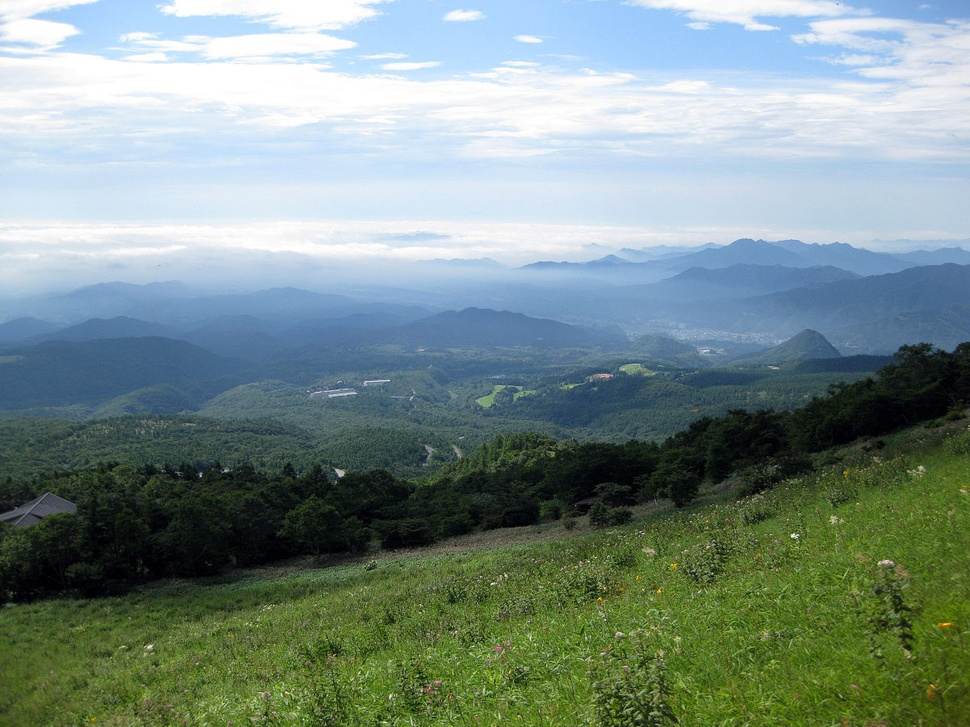
#> input picture pictures/wiki.jpg, 970 x 727 px, shrunk from 1200 x 900 before the run, found by its file name
$ python '1. Theory.py'
#> lines starting #> are read from the running program, lines starting #| are printed output that depends on the picture
import numpy as np
import cv2 as cv
from matplotlib import pyplot as plt
img = cv.imread('pictures/wiki.jpg', 0)
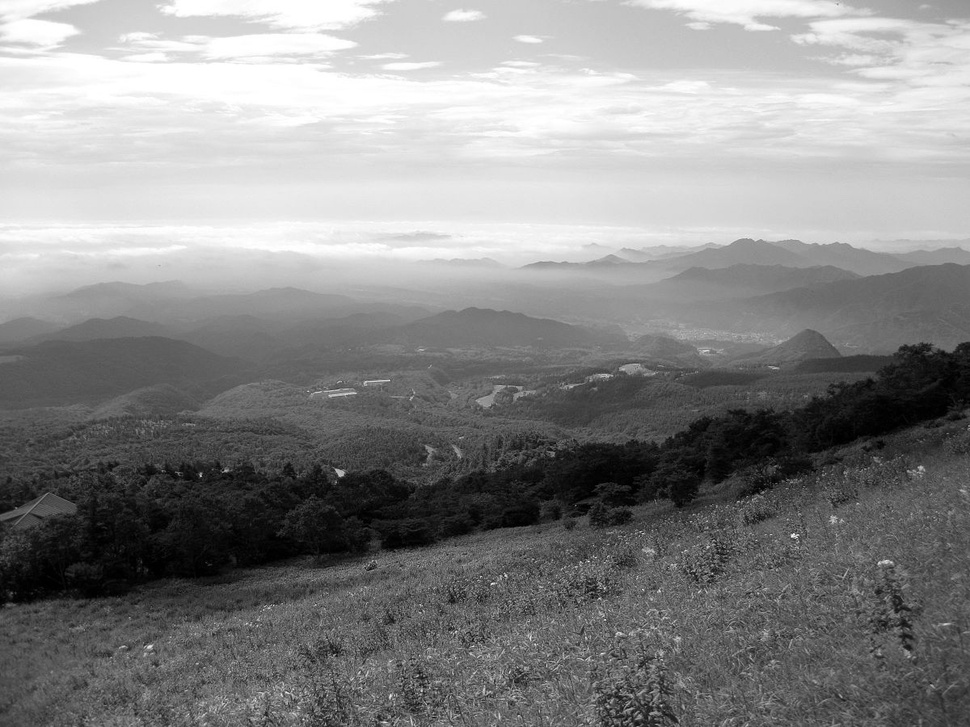
#> img: shape (727, 970); min 0, max 255, mean 136.1

# numpy function ile histogram alma
hist, bin = np.histogram(img.flatten(), 256, [0, 256])
#> hist = 256 values, max 12366 at index 255, min 424 at index 176, mean 2754.6; bin = 257 values from 0 to 256

cdf = hist.cumsum()
#> cdf = 256 values from 984 to 705190
cdf_normalized = cdf * float(hist.max()) / cdf.max()
#> cdf_normalized = 256 values from 17.26 to 12366
plt.plot(cdf_normalized, color = 'b')

plt.hist(img.flatten(),256,[0,256], color = 'r')    # histogram cizme plt ile
plt.xlim([0,256])
plt.legend(('cdf','histogram'), loc = 'upper left') # gösterge
plt.show()
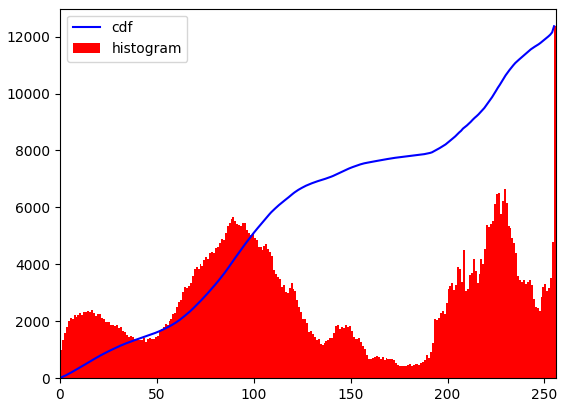
#> figure drawn by matplotlib, 1 panel; tallest bar 12366 high, from x = 255 to 256; curve peaks at x = 255, y = 12366


cdf_m = np.ma.masked_equal(cdf,0)
cdf_m = (cdf_m - cdf_m.min())*255/(cdf_m.max()-cdf_m.min())
cdf = np.ma.filled(cdf_m,0).astype('uint8')
#> cdf = 256 values from 0 to 255

# yüz tanımada, yüz verilerini eğitmeden önce, yüzlerin görüntüleri, hepsini aynı aydınlatma koşullarında yapmak için histograma eşitlenir.

$ run again, with pictures/23Nisan.jpg copied over pictures/wiki.jpg
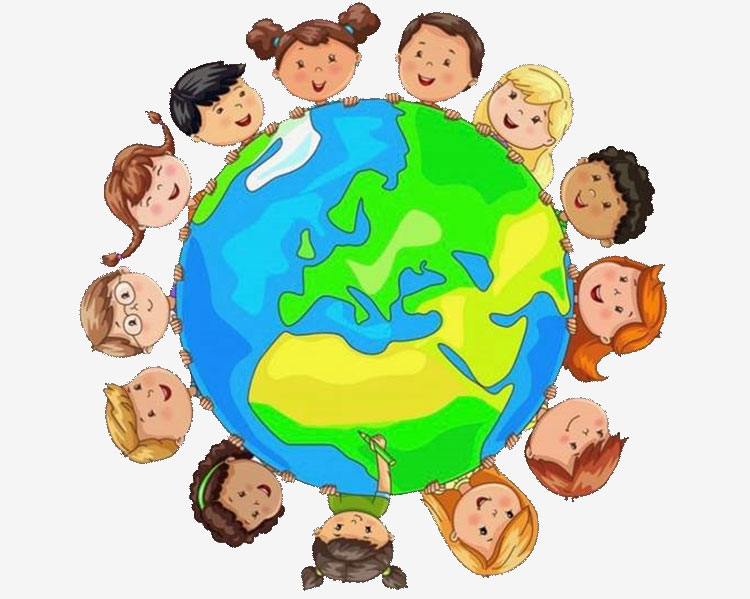
#> input picture pictures/23Nisan.jpg, 750 x 599 px, found by its file name
#> `img = cv.imread('pictures/wiki.jpg', 0)`:
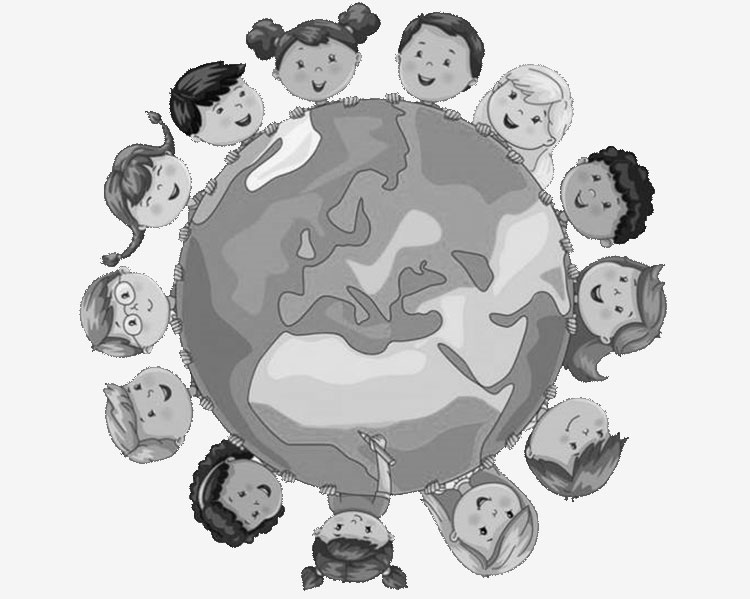
#> img: shape (599, 750); min 0, max 255, mean 199.1
#> hist = 256 values, max 208952 at index 245, min 3 at index 3, mean 1754.9; bin = 257 values from 0 to 256
#> `cdf = hist.cumsum()`: cdf = 256 values from 12 to 449250
#> cdf_normalized = 256 values from 5.58 to 208952
#> `plt.show()`:
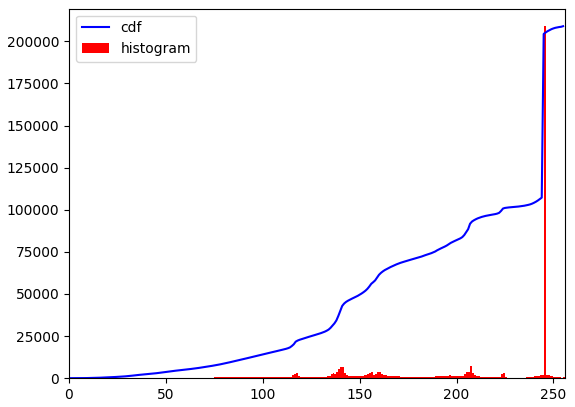
#> figure drawn by matplotlib, 1 panel; tallest bar 208952 high, from x = 245 to 246; curve peaks at x = 255, y = 208952
#> `cdf = np.ma.filled(cdf_m,0).astype('uint8')`: cdf = 256 values from 0 to 255
